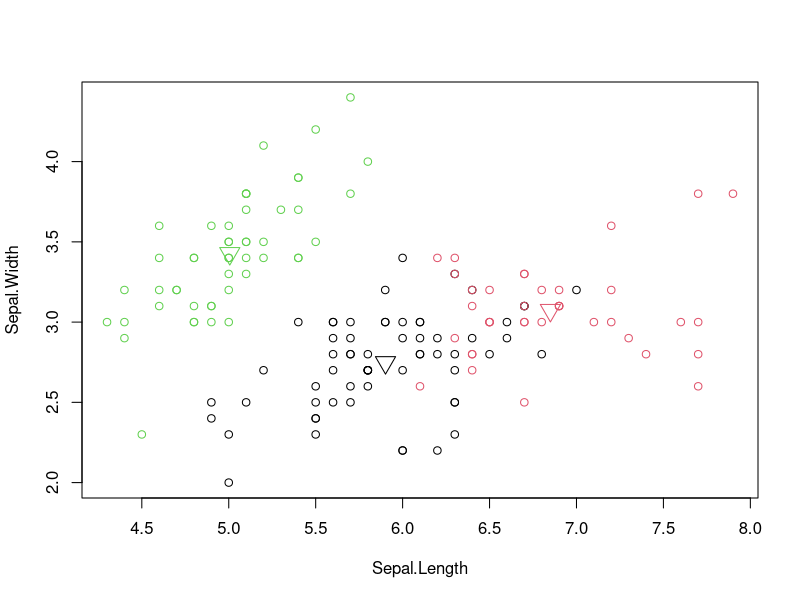

Source code (R):
# Clustering Algorithms

# 1. Open & Read Iris Data Set
iris
View(iris)

newiris = iris
newiris
summary(newiris)
View(newiris)

newiris$Species = NULL
View(newiris)

# 2. Apply kmeans to newiris, and Store the clustering result in kc. 
# 3. The cluster number is set to 3.
kc = kmeans(newiris,3)
kc

table(iris$Species, kc$cluster)

# 4. Plot the clusters and their centers
plot(newiris[c("Sepal.Length", "Sepal.Width")], col=kc$cluster)

# 5. Mark the cluster centers
points(kc$centers[,c("Sepal.Length", "Sepal.Width")], col=1:3, pch=6, cex=2)










